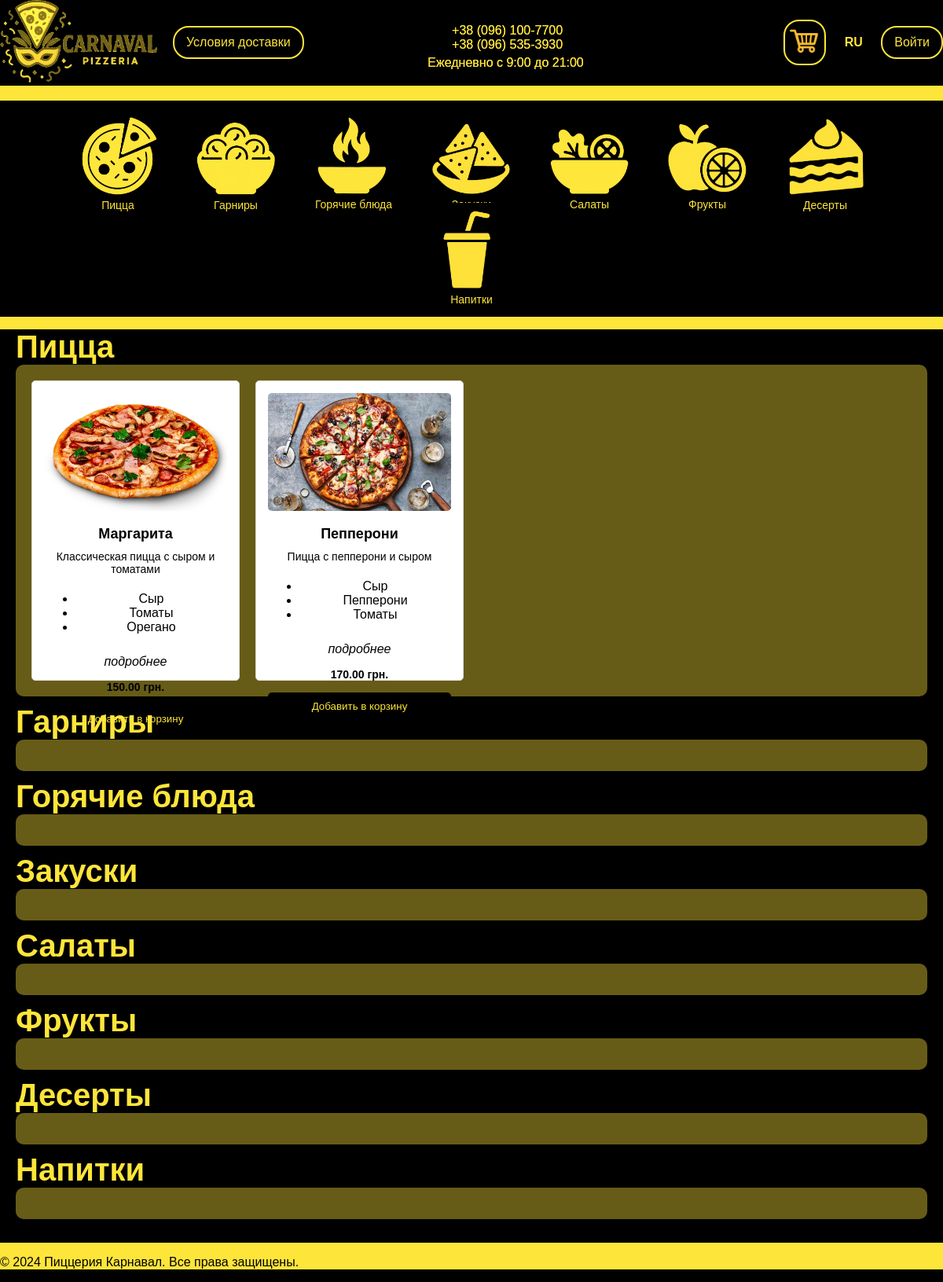
The page / on the database its author committed.
### tables this page shows
CREATE TABLE categories (
    id INT AUTO_INCREMENT PRIMARY KEY,
    name VARCHAR(255) NOT NULL,
    image_path VARCHAR(255) NOT NULL
);

CREATE TABLE products (
    id INT AUTO_INCREMENT PRIMARY KEY,
    category_id INT NOT NULL,
    name VARCHAR(255) NOT NULL,
    price DECIMAL(10,2) NOT NULL,
    description TEXT,
    image_path VARCHAR(255) NOT NULL,
    FOREIGN KEY (category_id) REFERENCES categories(id)
);

### index.php (called while the page is built)
<?php include 'header.php'; ?>
<?php include 'nav.php'; ?>
<?php include 'main.php'; ?>
<?php include 'footer.php'; ?>

### templates/product-card.php (the view)
<div class="product">
  <a href="#"><img src="<?= htmlspecialchars($product['image_path']) ?>" alt="<?= htmlspecialchars($product['name']) ?>"></a>
  <h3><?= htmlspecialchars($product['name']) ?></h3>
  <?php if (!empty($product['description'])): ?>
    <p><?= htmlspecialchars($product['description']) ?></p>
  <?php endif; ?>
  <?php if (!empty($product['components'])): ?>
    <ul class="components">
      <?php foreach ($product['components'] as $component): ?>
        <li><?= htmlspecialchars($component) ?></li>
      <?php endforeach; ?>
    </ul>
  <?php endif; ?>
  <a href="#" class="details-link">подробнее</a>
  <div class="price-container">
    <p class="price"><strong><?= htmlspecialchars($product['price']) ?> грн.</strong></p>
    <button>Добавить в корзину</button>
  </div>
</div>

### header.php (shortened to what this page needs)
<!DOCTYPE html>
<html lang="ru">
<head>
  <link rel="stylesheet" href="styles.css">
</head>
<body>
  <div class="wrapper">
  <header>
    <div class="header-left">
      <a href="#" class="logo">
        <img src="img/logo.png" alt="Логотип Пиццерии" width="200">
      </a>
      <a href="delivery.php" class="delivery-link">Условия доставки</a>
    </div>
    <div class="header-right">
      <div class="contacts">
        <p>+38 (096) 100-7700  &nbsp &nbsp &nbsp &nbsp &nbsp &nbsp &nbsp &nbsp<br> +38 (096) 535-3930 &nbsp &nbsp &nbsp &nbsp &nbsp &nbsp &nbsp &nbsp</p>
        <p>Ежедневно с 9:00 до 21:00 &nbsp &nbsp &nbsp &nbsp &nbsp</p>
      </div>
      <a href="#" class="cart">
        <img src="img/cart-placeholder.png" alt="Корзина" width="50">
      </a>
      <div class="language-dropdown">
        <button class="active-lang" onclick="toggleLangDropdown()">RU</button>
      </div>
      <a href="#" class="login-link">Войти</a>
    </div>
  </header>

### nav.php (shortened to what this page needs)
<?php
$pdo = getDbConnection();
$categories = $pdo->query('SELECT name, image_path FROM categories')->fetchAll();
?>
<nav>
  <ul>
    <?php foreach ($categories as $cat): ?>
      <li><a href="#"><img src="<?= htmlspecialchars($cat['image_path']) ?>" alt="<?= htmlspecialchars($cat['name']) ?>" width="100"><span><?= htmlspecialchars($cat['name']) ?></span></a></li>
    <?php endforeach; ?>
  </ul>
</nav>

### main.php (shortened to what this page needs)
<?php
function fetchCategories(): array
{
    $pdo = getDbConnection();
    $categories = $pdo->query('SELECT id, name, image_path FROM categories')->fetchAll();
    $productStmt = $pdo->prepare('SELECT id, name, price, description, image_path FROM products WHERE category_id = ?');
    $componentStmt = $pdo->prepare('SELECT component_name FROM product_components WHERE product_id = ?');
    foreach ($categories as &$category) {
        $productStmt->execute([$category['id']]);
        $products = $productStmt->fetchAll();
        foreach ($products as &$product) {
            $componentStmt->execute([$product['id']]);
            $product['components'] = $componentStmt->fetchAll(PDO::FETCH_COLUMN);
        }
    }
    return $categories;
}
$categories = fetchCategories();
$ajax = isset($_GET['ajax']);
if (!$ajax) {
    echo '<main id="product-container">';
}
foreach ($categories as $cat) {
    echo '<h2>' . htmlspecialchars($cat['name']) . '</h2>';
    echo '<div class="pizza"><div class="products-grid">';
    foreach ($cat['products'] as $product) {
        include __DIR__ . '/templates/product-card.php';
    }
    echo '</div></div>';
}
if (!$ajax) {
    echo '</main>';
}

### footer.php
  <footer>
               <p>© 2024 Пиццерия Карнавал. Все права защищены.</p>
  </footer>
  </div>
</body>
</html>

### styles.css (style rules this page uses)
body { font-family: Arial, sans-serif; margin: 0; padding: 0; background: #000; }
.wrapper { max-width: 1270px; margin: 0 auto; background: #fee53a; }
header { display: flex; justify-content: space-between; align-items: center; padding: 0px; background: #000; border-bottom: 3px solid #fee53a; color: #fee53a; }
.header-left { display: flex; align-items: center; }
.logo { margin-right: 20px; filter: sepia(1) hue-rotate(12deg) saturate(3); }
.delivery-link { padding: 10px 15px; border: 2px solid #fee53a; border-radius: 20px; text-decoration: none; color: #fee53a; transition: border-color 0.3s ease, color 0.3s ease; }
.header-right { display: flex; align-items: center; }
.cart { padding: 0px; border: 2px solid #fee53a; border-radius: 20px; margin-right: 15px; transition: border-color 0.3s ease; }
.language-dropdown { position: relative; margin-right: 15px; }
.active-lang { background: transparent; color: #fee53a; border: 2px solid transparent; border-radius: 50%; width: 40px; height: 40px; font-size: 16px; font-weight: bold; cursor: pointer; transition: border-color 0.3s ease; }
.contacts { padding: 10px; text-align: right; text-shadow: 0 0 0px #fee53a; margin-right: 200px; margin-bottom: -10px; }
.contacts p { margin: 5px 0; color: #fee53a; }
.login-link { padding: 10px 15px; border: 2px solid #fee53a; border-radius: 20px; text-decoration: none; color: #fee53a; transition: border-color 0.3s ease, color 0.3s ease; }
nav ul { list-style: none; display: flex; justify-content: center; background: #000; padding: 10px; flex-wrap: wrap; padding-bottom: 25px; }
nav li { margin: 0 15px; text-align: center; }
nav a { display: block; width: 100px; height: 100px; background: #000; padding: 10px; border-radius: 5px; text-decoration: none; color: #fee53a; transition: transform 0.3s ease, color 0.3s ease; }
nav img { display: block; margin: 0 auto 5px; width: 100px; height: auto; filter: sepia(1) hue-rotate(12deg) saturate(3); }
nav span { display: block; font-size: 14px; }
main { padding: 20px; background: #000000; padding-top: 0; }
.pizza { border-radius: 10px; background-color: rgba(254, 229, 58, 0.40); padding: 20px; padding-top: 20; margin-bottom: 10px; }
main h2 { color: #fee53a; -webkit-text-stroke: 0px #ffffff; font-size: 40px; font-weight: bold; margin-top: 10px; margin-bottom: 0px; }
.products-grid { display: grid; grid-template-columns: repeat(4, 1fr); gap: 20px; }
.product { background: #fff; padding: 15px; border: 1px solid #ddd; text-align: center; border-radius: 5px; transition: box-shadow 0.3s ease, transform 0.3s ease; height: 350px; overflow: visible; display: flex; flex-direction: column; justify-content: space-between; }
.product img { width: 100%; height: 150px; object-fit: cover; margin-bottom: 10px; border-radius: 5px; }
.product h3 { margin: 5px 0; font-size: 18px; }
.product p { margin: 5px 0; font-size: 14px; text-overflow: ellipsis; white-space: normal; }
.details-link { display: block; margin: 10px 0; color: #000; text-decoration: none; transition: color 0.3s ease; font-style: italic; }
.price { font-weight: bold; margin: 10px 0; }
.price-container { display: flex; flex-direction: column; align-items: center; }
.product button { display: block; width: 100%; padding: 10px; margin-top: 10px; background: #000; color: #fee53a; border: none; border-radius: 5px; cursor: pointer; transition: background 0.3s ease; }

### rows shown on the page
categories: image_path (picture), name "Пицца"
categories: image_path (picture), name "Гарниры"
categories: image_path (picture), name "Горячие блюда"
categories: image_path (picture), name "Закуски"
categories: image_path (picture), name "Салаты"
categories: image_path (picture), name "Фрукты"
categories: image_path (picture), name "Десерты"
categories: image_path (picture), name "Напитки"
products: image_path (picture), name "Маргарита", description "Классическая пицца с сыром и томатами", component "Сыр", component "Томаты", component "Орегано", price "150.00"
products: image_path (picture), name "Пепперони", description "Пицца с пепперони и сыром", component "Сыр", component "Пепперони", component "Томаты", price "170.00"
